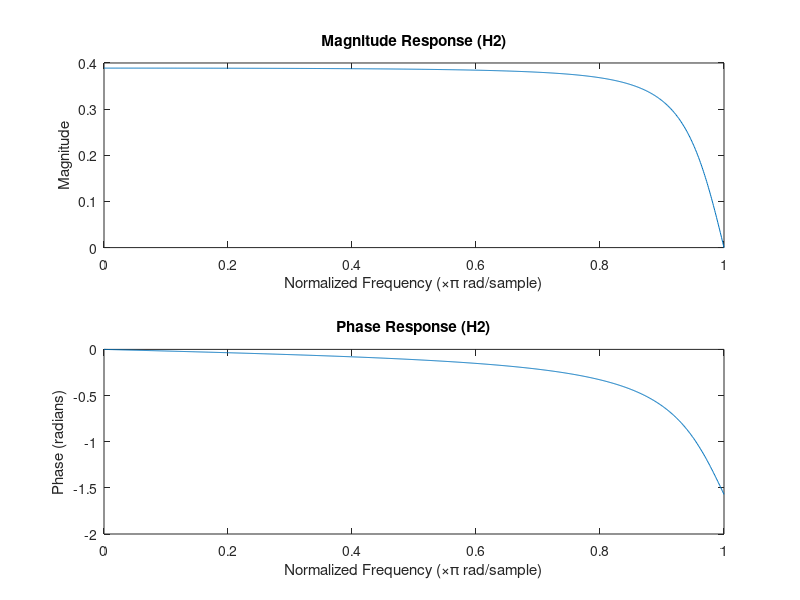

Write MATLAB code to recreate this figure.
num = [0.35, 0.35];
den = [1, 0.8];

w = linspace(0, pi, 1000);
freq = freqz(num, den, w);
mag = abs(freq);
phase = angle(freq);

figure;
subplot(2, 1, 1);
plot(w/pi, mag);
title('Magnitude Response (H2)');
xlabel('Normalized Frequency (\times\pi rad/sample)');
ylabel('Magnitude');

subplot(2, 1, 2);
plot(w/pi, phase);
title('Phase Response (H2)');
xlabel('Normalized Frequency (\times\pi rad/sample)');
ylabel('Phase (radians)');



